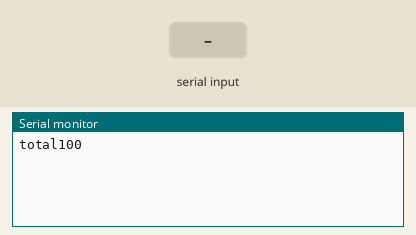
This sketch was run on a simulated Arduino Uno, built with avr-gcc and run on an emulated ATmega328P. Parts: the last lines printed to the serial monitor. The inputs (shaded band) are chosen by the test bench.

Above: at 1.2 s.
1.3 s: "L" received over Serial
At 3.4 s:
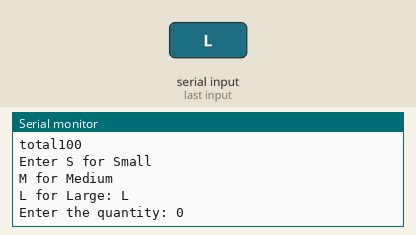
3.5 s: "90,45\n" received over Serial
At 4.5 s:
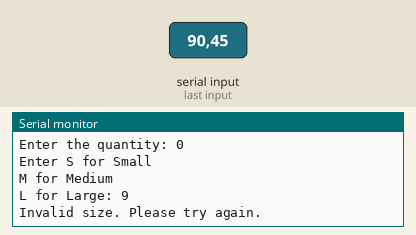
7.5 s: "s90\n" received over Serial
At 12.8 s:
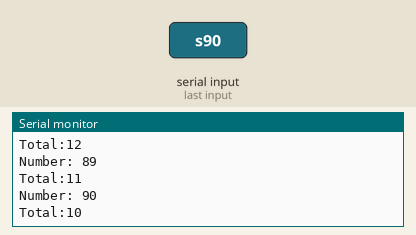
Timing chart, 0 to 14.3 s (numbered marks = the images above; inputs shaded):
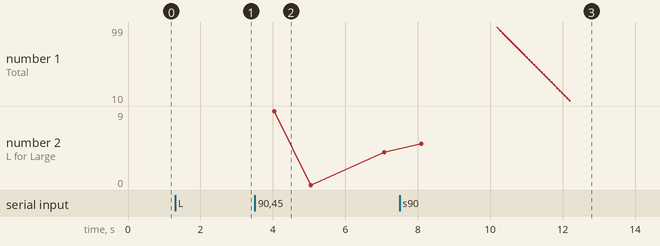

The sketch:

Test01.ino
```cpp
int Quantity ;
char size;
int total = 100,total1;
void setup() {
  Serial.begin(9600);
  Serial.print("total");
  Serial.println(total);
}

void loop() {
  if (Serial.available()) {
    size = Serial.read();
    Serial.print("Enter S for Small\nM for Medium\nL for Large: ");
    Serial.println(size);

    if (size == 's' || size == 'S' || size == 'm' || size == 'M' || size == 'l' || size == 'L') {
      Serial.print("Enter the quantity: ");
      // while (!Serial.available()); // Wait for input
      // {
      Quantity = Serial.parseInt();
      Serial.println(Quantity);
      // delay(1000);
      for (int i = 1; i <= Quantity; i++) {
        Serial.print("Number: ");
        Serial.println(i);
        total1 = total - i;
        Serial.print("Total:");
        Serial.println(total1);
      }
      // }
    }
    else {
      Serial.println("Invalid size. Please try again.");
    }
  }
  delay(1000);
}
```

Measured:
- after the input at 1.3 s, the serial monitor: prints a new line after 0.70 s (image 1)
- after the input at 3.5 s, the serial monitor: prints a new line after 0.53 s (image 2)
- after the input at 7.5 s, the serial monitor: prints a new line after 2.6 s (image 3)
